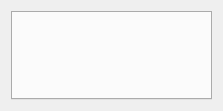
<?xml version="1.0" encoding="UTF-8"?>
<ui version="4.0">
 <class>BasePanelWidget</class>
 <widget class="QWidget" name="BasePanelWidget">
  <property name="geometry">
   <rect>
    <x>0</x>
    <y>0</y>
    <width>223</width>
    <height>111</height>
   </rect>
  </property>
  <property name="windowTitle">
   <string>Form</string>
  </property>
  <layout class="QGridLayout" name="gridLayout">
   <item row="0" column="0">
    <widget class="QTabWidget" name="tabWidget"/>
   </item>
  </layout>
 </widget>
 <resources/>
 <connections/>
</ui>
